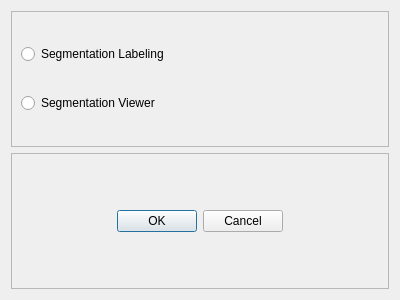
<?xml version="1.0" encoding="UTF-8"?>
<ui version="4.0">
 <class>Form</class>
 <widget class="QWidget" name="Form">
  <property name="geometry">
   <rect>
    <x>0</x>
    <y>0</y>
    <width>400</width>
    <height>300</height>
   </rect>
  </property>
  <property name="windowTitle">
   <string>Form</string>
  </property>
  <layout class="QVBoxLayout" name="verticalLayout">
   <item>
    <widget class="QFrame" name="buttonFrame">
     <property name="maximumSize">
      <size>
       <width>16777215</width>
       <height>1677215</height>
      </size>
     </property>
     <property name="frameShape">
      <enum>QFrame::StyledPanel</enum>
     </property>
     <property name="frameShadow">
      <enum>QFrame::Raised</enum>
     </property>
     <layout class="QVBoxLayout" name="verticalLayout_3">
      <item>
       <widget class="QRadioButton" name="labelingButton">
        <property name="text">
         <string>Segmentation Labeling</string>
        </property>
        <attribute name="buttonGroup">
         <string notr="true">optionButtons</string>
        </attribute>
       </widget>
      </item>
      <item>
       <widget class="QRadioButton" name="viewerButton">
        <property name="text">
         <string>Segmentation Viewer</string>
        </property>
        <attribute name="buttonGroup">
         <string notr="true">optionButtons</string>
        </attribute>
       </widget>
      </item>
     </layout>
    </widget>
   </item>
   <item>
    <widget class="QFrame" name="confirmFrame">
     <property name="frameShape">
      <enum>QFrame::StyledPanel</enum>
     </property>
     <property name="frameShadow">
      <enum>QFrame::Raised</enum>
     </property>
     <layout class="QHBoxLayout" name="horizontalLayout">
      <item>
       <widget class="QDialogButtonBox" name="buttonBox">
        <property name="sizePolicy">
         <sizepolicy hsizetype="Expanding" vsizetype="Fixed">
          <horstretch>0</horstretch>
          <verstretch>0</verstretch>
         </sizepolicy>
        </property>
        <property name="standardButtons">
         <set>QDialogButtonBox::Cancel|QDialogButtonBox::Ok</set>
        </property>
        <property name="centerButtons">
         <bool>true</bool>
        </property>
       </widget>
      </item>
     </layout>
    </widget>
   </item>
  </layout>
 </widget>
 <resources/>
 <connections/>
 <buttongroups>
  <buttongroup name="optionButtons"/>
 </buttongroups>
</ui>
